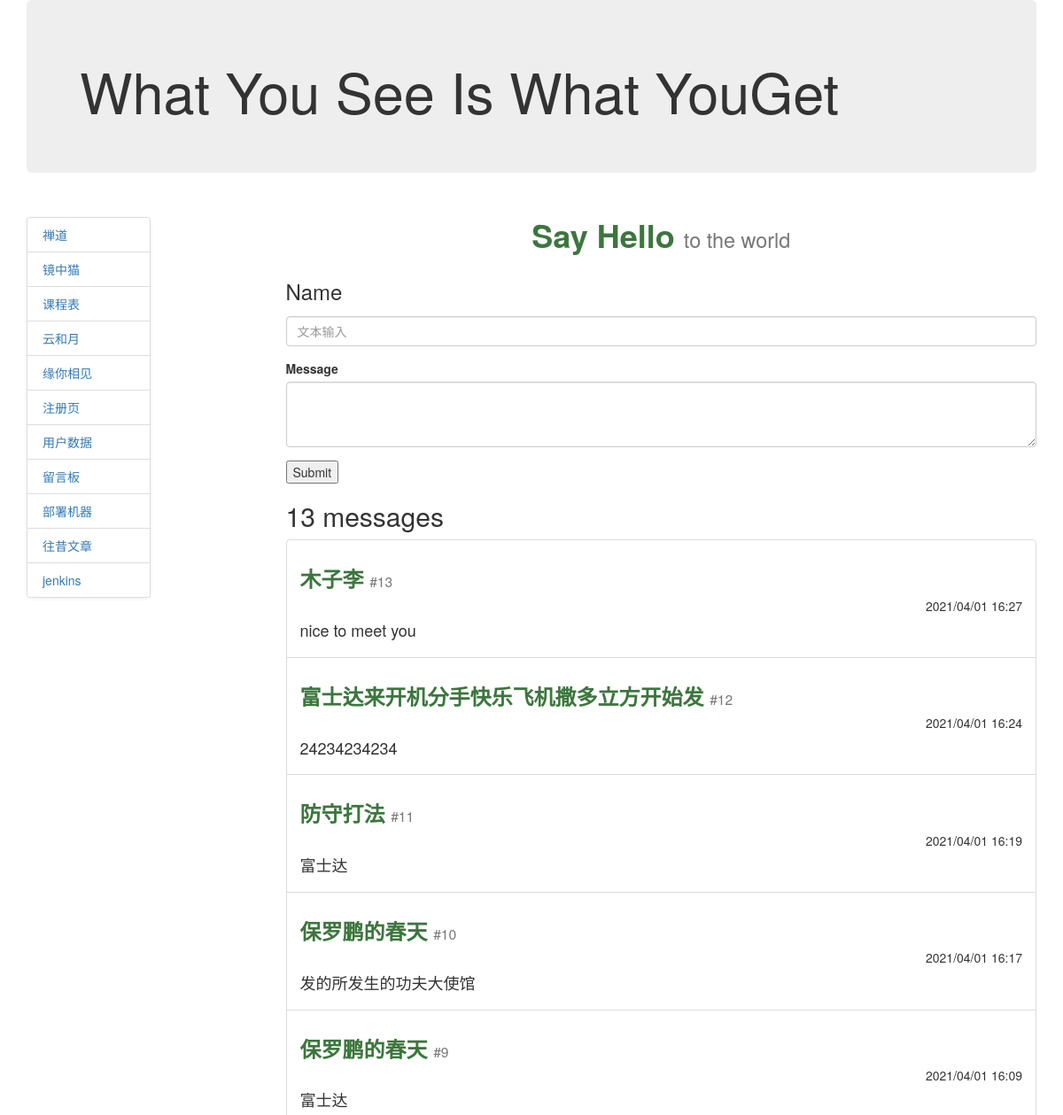
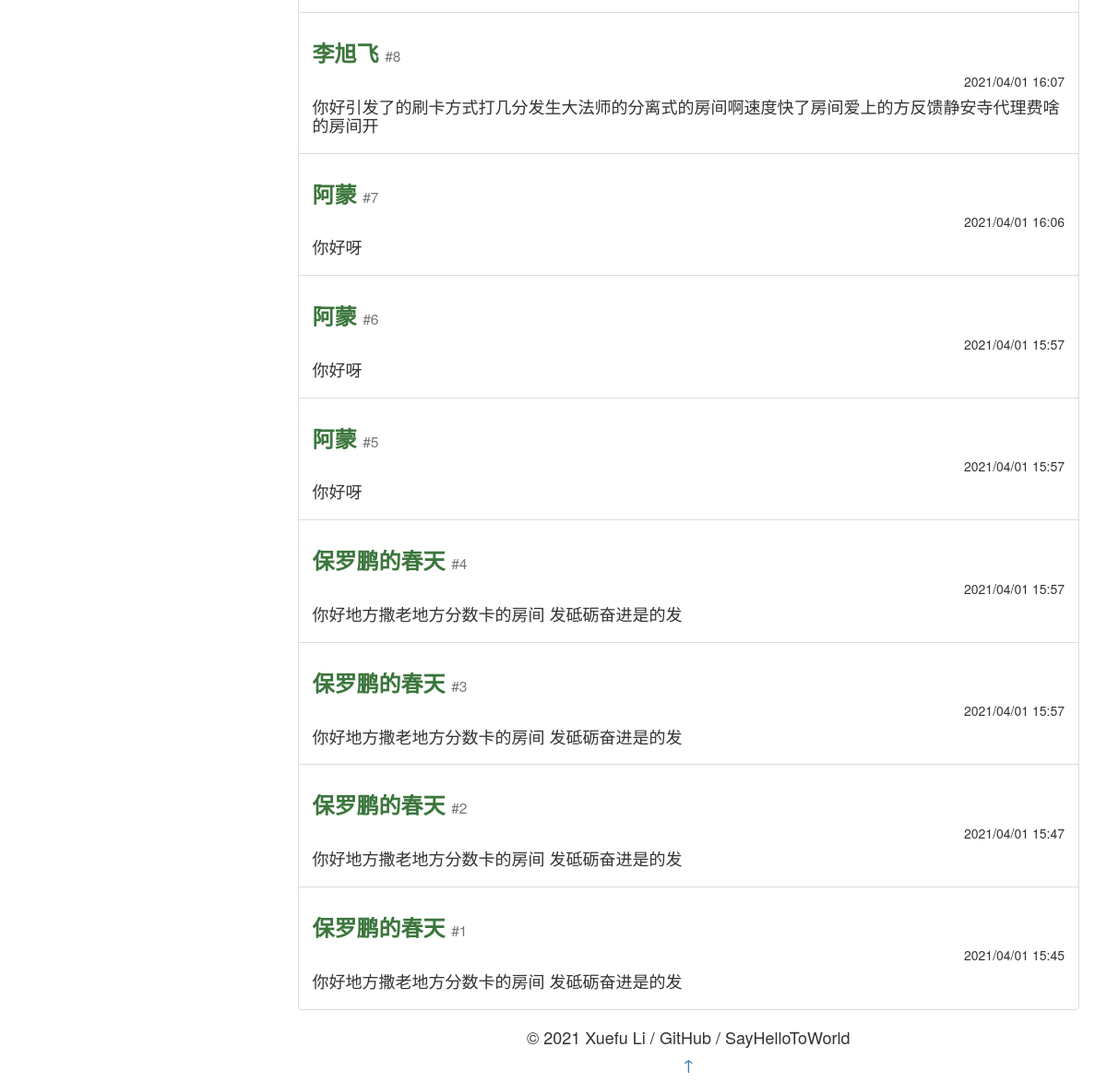
The page /messagelist on the database its author committed (2 pictures, top to bottom).
### models.py (models this page shows)
class Message(db.Model):
    id = db.Column(db.Integer, primary_key=True)
    author = db.Column(db.String(20))
    author_text = db.Column(db.String(200))
    timestamp = db.Column(db.DateTime, default=datetime.now, index=True)

### app.py (the view)
@app.route("/messagelist", methods=['get', 'post'])
def messageList():
    messages = Message.query.order_by(Message.timestamp.desc()).all()
    return render_template("board-item/say-hello.html", messages=messages)

### templates/board-item/say-hello.html (shortened to what this page needs)
{% extends 'base02.html' %}
{% block content %}
<div class="nav">
	<h1 class="text-center display-4">
		<a href="#" class="text-success"><strong>Say Hello</strong></a>
		<small class="text-muted sub-title">to the world</small>
	</h1>
</div>
<div class="body">
	<form action="{{ url_for("sayHello") }}" method="post">
		  <div class="form-group">
			<label><h3>Name</h3></label><br>
				<input type="text" class="form-control" name="author" placeholder="文本输入" required>
			</div>
		  <div class="form-group">
			<label for="name">Message</label><br>
			<textarea class="form-control" name="author-text" rows="3" required></textarea>
		  </div>
		<input type="submit" value="Submit"/>
	</form>
	<h2>{{ messages|length }} messages</h2>
	<ul class="list-group">
		{% for message in messages %}
		<li class="list-group-item">
			<h3>
				<a href="#" class="text-success"><strong>{{ message.author }}</strong></a>
				<small class="text-muted sub-title">#{{ message.id }}</small>
			</h3>
			<h5 class="text-right">{{ message.timestamp.strftime('%Y/%m/%d %H:%M') }} </h5>
			<h4>{{ message.author_text }}</h4>
		</li>
		{% endfor %}
	</ul>
</div>
<div class="footer">
	<h4 class="text-center display-4">© 2021 Xuefu Li / GitHub / SayHelloToWorld</h4>
	<h4 class="text-center display-4"><a href="">↑</a></h4>
</div>
{% endblock %}

### templates/base02.html (shortened to what this page needs)
<!DOCTYPE html>
<html>
<head>
<link rel="stylesheet" href="http://cdn.static.runoob.com/libs/bootstrap/3.3.7/css/bootstrap.min.css">
</head>
<body data-spy="scroll" data-target="#myScrollspy">
<div class="container">
   <div class="jumbotron">
        <h1>What You See Is What YouGet</h1>
    </div>
    <div class="row">
        <div class="col-xs-3" id="myScrollspy">
            <ul class="nav nav-tabs nav-stacked" data-spy="affix" data-offset-top="125">
				<li><a href="{{ url_for("zen") }}">禅道</a></li>
				<li><a href="{{ url_for("crystal") }}">镜中猫</a></li>
				<li><a href="{{ url_for("schedule") }}">课程表</a></li>
				<li><a href="{{ url_for("sun") }}">云和月</a></li>
				<li><a href="{{ url_for("form") }}">缘你相见</a></li>
				<li><a href="{{ url_for("register") }}">注册页</a></li>
				<li><a href="{{ url_for("userList") }}">用户数据</a></li>
                <li><a href="{{ url_for("messageList") }}">留言板</a></li>
				<li><a href="http://8.135.10.27:5000">部署机器</a></li>
				<li><a href="https://blog.csdn.net/LiXueFu727224204">往昔文章</a></li>
				<li><a href="http://1.15.50.20:8080/">jenkins</a></li>
            </ul>
        </div>
        <div class="col-xs-9">
			{% block content %}{% endblock %}
        </div>
    </div>
</div>
</body>
</html>

### templates/base02.html (style rules this page uses)
ul.nav-tabs { width: 140px; margin-top: 20px; border-radius: 4px; border: 1px solid #ddd; box-shadow: 0 1px 4px rgba(0, 0, 0, 0.067); }
ul.nav-tabs li { margin: 0; border-top: 1px solid #ddd; }
ul.nav-tabs li:first-child { border-top: none; }
ul.nav-tabs li a { margin: 0; padding: 8px 16px; border-radius: 0; }
ul.nav-tabs li:first-child a { border-radius: 4px 4px 0 0; }
ul.nav-tabs li:last-child a { border-radius: 0 0 4px 4px; }

### rows shown on the page
Message: author "木子李", id "13", timestamp "2021/04/01 16:27", author_text "nice to meet you"
Message: author "富士达来开机分手快乐飞机撒多立方开始发", id "12", timestamp "2021/04/01 16:24", author_text "24234234234"
Message: author "防守打法", id "11", timestamp "2021/04/01 16:19", author_text "富士达"
Message: author "保罗鹏的春天", id "10", timestamp "2021/04/01 16:17", author_text "发的所发生的功夫大使馆"
Message: author "保罗鹏的春天", id "9", timestamp "2021/04/01 16:09", author_text "富士达"
Message: author "李旭飞", id "8", timestamp "2021/04/01 16:07", author_text "你好引发了的刷卡方式打几分发生大法师的分离式的房间啊速度快了房间爱上的方反馈静安寺代理费啥的房间开"
Message: author "阿蒙", id "7", timestamp "2021/04/01 16:06", author_text "你好呀"
Message: author "阿蒙", id "6", timestamp "2021/04/01 15:57", author_text "你好呀"
Message: author "阿蒙", id "5", timestamp "2021/04/01 15:57", author_text "你好呀"
Message: author "保罗鹏的春天", id "4", timestamp "2021/04/01 15:57", author_text "你好地方撒老地方分数卡的房间 发砥砺奋进是的发"
Message: author "保罗鹏的春天", id "3", timestamp "2021/04/01 15:57", author_text "你好地方撒老地方分数卡的房间 发砥砺奋进是的发"
Message: author "保罗鹏的春天", id "2", timestamp "2021/04/01 15:47", author_text "你好地方撒老地方分数卡的房间 发砥砺奋进是的发"
Message: author "保罗鹏的春天", id "1", timestamp "2021/04/01 15:45", author_text "你好地方撒老地方分数卡的房间 发砥砺奋进是的发"

### other values the page prints
{{ messages|length }} "13"
